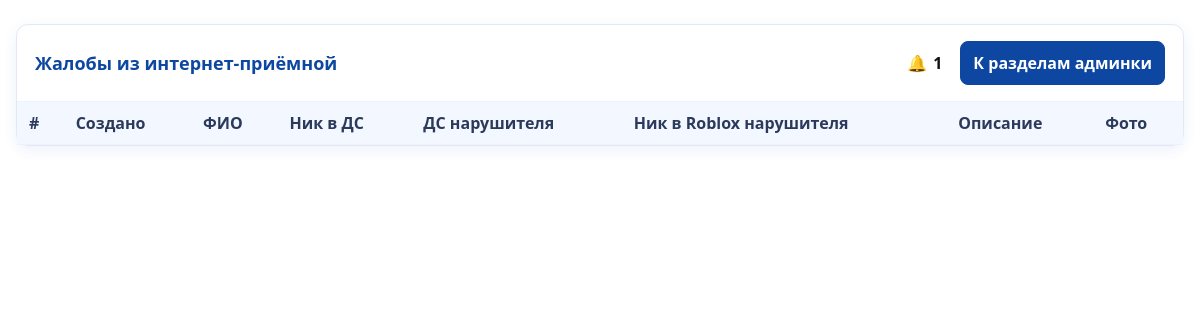
The app's page /admin/complaints (signed in), older data.
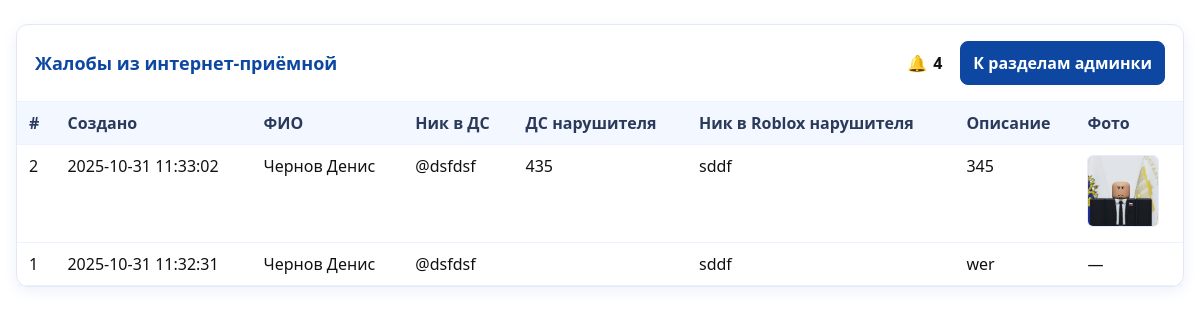
The same page, newer data.
### tables this page shows
CREATE TABLE complaints (
                    id INTEGER PRIMARY KEY AUTOINCREMENT,
                    fio TEXT NOT NULL,
                    nick_ds TEXT NOT NULL,
                    violator_ds TEXT,
                    violator_roblox TEXT NOT NULL,
                    details TEXT NOT NULL,
                    image TEXT,
                    claimed_by TEXT,
                    claimed_at TEXT,
                    created_at TEXT DEFAULT CURRENT_TIMESTAMP
                );

### app.py (the view)
@app.route('/admin/complaints')
def admin_complaints():
    if not is_admin():
        return redirect(url_for('admin_login'))
    conn = get_db()
    cur = conn.cursor()
    cur.execute('SELECT id, created_at, fio, nick_ds, violator_ds, violator_roblox, details, image, claimed_by, claimed_at FROM complaints ORDER BY id DESC LIMIT 300')
    complaints = [dict(r) for r in cur.fetchall()]
    conn.close()
    unread_count = get_unread_count('admin')
    return render_template('admin/complaints.html', complaints=complaints, unread_count=unread_count)

### app.py (called while the page is built)
def get_db():
    if DB_TYPE == 'postgresql':
        conn = psycopg2.connect(DATABASE_URL)
        conn.cursor_factory = RealDictCursor
        return conn
    else:
        conn = sqlite3.connect(DB_PATH)
        conn.row_factory = sqlite3.Row
        return conn

def is_admin() -> bool:
    is_admin_status = bool(session.get('is_admin'))
    print(f"DEBUG: is_admin() = {is_admin_status}, session = {dict(session)}")
    return is_admin_status

def get_unread_count(recipient_role, recipient_id=None):
    conn = get_db()
    cur = conn.cursor()
    if recipient_id:
        cur.execute('''SELECT COUNT(*) FROM notifications
                       WHERE recipient_role = ? AND (recipient_id = ? OR recipient_id IS NULL)
                       AND is_read = FALSE''',
                    (recipient_role, recipient_id))
    else:
        cur.execute('''SELECT COUNT(*) FROM notifications
                       WHERE recipient_role = ? AND recipient_id IS NULL
                       AND is_read = FALSE''',
                    (recipient_role,))
    count = cur.fetchone()[0]
    conn.close()
    return count

### templates/admin/complaints.html (shortened to what this page needs)
<!doctype html>
<html lang="ru">
<head>
</head>
<body>
  <div class="wrap">
    <div class="card">
      <div class="card__header">
        <h2 class="card__title">Жалобы из интернет‑приёмной</h2>
        <div class="nav">
          <span style="display:inline-flex; align-items:center; gap:6px; margin-right:8px;">🔔 <strong>{{ unread_count or 0 }}</strong></span>
          <a class="btn btn--primary" href="{{ url_for('admin_home') }}">К разделам админки</a>
        </div>
      </div>
      <div style="overflow:auto;">
        <table>
          <thead>
            <tr>
              <th>#</th>
              <th>Создано</th>
              <th>ФИО</th>
              <th>Ник в ДС</th>
              <th>ДС нарушителя</th>
              <th>Ник в Roblox нарушителя</th>
              <th>Описание</th>
              <th>Фото</th>
            </tr>
          </thead>
          <tbody>
            {% for c in complaints %}
            <tr>
              <td>{{ c.id }}</td>
              <td>{{ c.created_at }}</td>
              <td>{{ c.fio }}</td>
              <td>{{ c.nick_ds }}</td>
              <td>{{ c.violator_ds }}</td>
              <td>{{ c.violator_roblox }}</td>
              <td>{{ c.details }}</td>
              <td>
                {% if c.image %}
                  <a href="{{ c.image }}" target="_blank" rel="noopener">
                    <img class="thumb" src="{{ c.image }}" alt="Приложение">
                  </a>
                {% else %}
                  —
                {% endif %}
              </td>
            </tr>
            {% endfor %}
          </tbody>
        </table>
      </div>
    </div>
  </div>
</body>
</html>

Row changes from the older to the newer data that the page shows:
added complaints: id "2", created_at "2025-10-31 11:33:02", fio "Чернов Денис", nick_ds "@dsfdsf", violator_ds "435", violator_roblox "sddf", details "345", image (picture)
added complaints: id "1", created_at "2025-10-31 11:32:31", fio "Чернов Денис", nick_ds "@dsfdsf", violator_roblox "sddf", details "wer"
Text that changed along with them:
{{ unread_count or 0 }}: "1" → "4"
